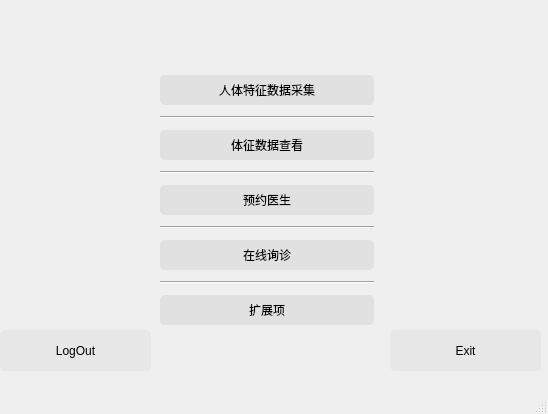
<?xml version="1.0" encoding="UTF-8"?>
<ui version="4.0">
 <class>FunctionWindow</class>
 <widget class="QMainWindow" name="FunctionWindow">
  <property name="geometry">
   <rect>
    <x>0</x>
    <y>0</y>
    <width>548</width>
    <height>414</height>
   </rect>
  </property>
  <property name="windowTitle">
   <string>MainWindow</string>
  </property>
  <widget class="QWidget" name="centralwidget">
   <widget class="QWidget" name="verticalLayoutWidget">
    <property name="geometry">
     <rect>
      <x>160</x>
      <y>70</y>
      <width>214</width>
      <height>260</height>
     </rect>
    </property>
    <layout class="QVBoxLayout" name="verticalLayout">
     <item>
      <widget class="QPushButton" name="dataButton">
       <property name="cursor">
        <cursorShape>PointingHandCursor</cursorShape>
       </property>
       <property name="styleSheet">
        <string notr="true">
QPushButton{
                   background-color:rgba(220,220,220,200);
                   border-style:outset;                                                             
                   border-radius:5px;                     
                   font: 75 15pt &quot;华文行楷&quot;;           
                   padding:6px;
                   }

                   QPushButton:pressed{
                   background-color:rgba(100,100,100,180);
                   border-color:rgba(100,100,100,30);
                   border-style:inset;
                   }
                   QPushButton:hover{
                   background-color:rgba(100,255,100,150);
                   border-color:rgba(255,255,255,200);
}
</string>
       </property>
       <property name="text">
        <string>人体特征数据采集</string>
       </property>
      </widget>
     </item>
     <item>
      <widget class="Line" name="line">
       <property name="orientation">
        <enum>Qt::Horizontal</enum>
       </property>
      </widget>
     </item>
     <item>
      <widget class="QPushButton" name="Login_2">
       <property name="cursor">
        <cursorShape>PointingHandCursor</cursorShape>
       </property>
       <property name="styleSheet">
        <string notr="true">
QPushButton{
                   background-color:rgba(220,220,220,200);
                   border-style:outset;                                                             
                   border-radius:5px;                     
                   font: 75 15pt &quot;华文行楷&quot;;           
                   padding:6px;
                   }

                   QPushButton:pressed{
                   background-color:rgba(100,100,100,180);
                   border-color:rgba(100,100,100,30);
                   border-style:inset;
                   }
                   QPushButton:hover{
                   background-color:rgba(100,255,100,150);
                   border-color:rgba(255,255,255,200);
}
</string>
       </property>
       <property name="text">
        <string>体征数据查看</string>
       </property>
      </widget>
     </item>
     <item>
      <widget class="Line" name="line_2">
       <property name="orientation">
        <enum>Qt::Horizontal</enum>
       </property>
      </widget>
     </item>
     <item>
      <widget class="QPushButton" name="Login_3">
       <property name="cursor">
        <cursorShape>PointingHandCursor</cursorShape>
       </property>
       <property name="styleSheet">
        <string notr="true">
QPushButton{
                   background-color:rgba(220,220,220,200);
                   border-style:outset;                                                             
                   border-radius:5px;                     
                   font: 75 15pt &quot;华文行楷&quot;;           
                   padding:6px;
                   }

                   QPushButton:pressed{
                   background-color:rgba(100,100,100,180);
                   border-color:rgba(100,100,100,30);
                   border-style:inset;
                   }
                   QPushButton:hover{
                   background-color:rgba(100,255,100,150);
                   border-color:rgba(255,255,255,200);
}
</string>
       </property>
       <property name="text">
        <string>预约医生</string>
       </property>
      </widget>
     </item>
     <item>
      <widget class="Line" name="line_3">
       <property name="orientation">
        <enum>Qt::Horizontal</enum>
       </property>
      </widget>
     </item>
     <item>
      <widget class="QPushButton" name="Login_5">
       <property name="cursor">
        <cursorShape>PointingHandCursor</cursorShape>
       </property>
       <property name="styleSheet">
        <string notr="true">
QPushButton{
                   background-color:rgba(220,220,220,200);
                   border-style:outset;                                                             
                   border-radius:5px;                     
                   font: 75 15pt &quot;华文行楷&quot;;           
                   padding:6px;
                   }

                   QPushButton:pressed{
                   background-color:rgba(100,100,100,180);
                   border-color:rgba(100,100,100,30);
                   border-style:inset;
                   }
                   QPushButton:hover{
                   background-color:rgba(100,255,100,150);
                   border-color:rgba(255,255,255,200);
}
</string>
       </property>
       <property name="text">
        <string>在线询诊</string>
       </property>
      </widget>
     </item>
     <item>
      <widget class="Line" name="line_4">
       <property name="orientation">
        <enum>Qt::Horizontal</enum>
       </property>
      </widget>
     </item>
     <item>
      <widget class="QPushButton" name="Login_4">
       <property name="cursor">
        <cursorShape>PointingHandCursor</cursorShape>
       </property>
       <property name="styleSheet">
        <string notr="true">
QPushButton{
                   background-color:rgba(220,220,220,200);
                   border-style:outset;                                                             
                   border-radius:5px;                     
                   font: 75 15pt &quot;华文行楷&quot;;           
                   padding:6px;
                   }

                   QPushButton:pressed{
                   background-color:rgba(100,100,100,180);
                   border-color:rgba(100,100,100,30);
                   border-style:inset;
                   }
                   QPushButton:hover{
                   background-color:rgba(100,255,100,150);
                   border-color:rgba(255,255,255,200);
}
</string>
       </property>
       <property name="text">
        <string>扩展项</string>
       </property>
      </widget>
     </item>
    </layout>
   </widget>
   <widget class="QPushButton" name="Exit">
    <property name="geometry">
     <rect>
      <x>390</x>
      <y>330</y>
      <width>151</width>
      <height>41</height>
     </rect>
    </property>
    <property name="cursor">
     <cursorShape>PointingHandCursor</cursorShape>
    </property>
    <property name="styleSheet">
     <string notr="true">
QPushButton{
                   background-color:rgba(220,220,220,120);
                   border-style:outset;                                                             
                   border-radius:5px;                     
                   font: 75 15pt &quot;华文行楷&quot;;           
                   padding:6px;
                   }

                   QPushButton:pressed{
                   background-color:rgba(100,100,100,180);
                   border-color:rgba(100,100,100,30);
                   border-style:inset;
                   }
                   QPushButton:hover{
                   background-color:rgba(100,255,100,100);
                   border-color:rgba(255,255,255,200);
}
</string>
    </property>
    <property name="text">
     <string>Exit</string>
    </property>
   </widget>
   <widget class="QPushButton" name="Logout">
    <property name="geometry">
     <rect>
      <x>0</x>
      <y>330</y>
      <width>151</width>
      <height>41</height>
     </rect>
    </property>
    <property name="cursor">
     <cursorShape>PointingHandCursor</cursorShape>
    </property>
    <property name="styleSheet">
     <string notr="true">
QPushButton{
                   background-color:rgba(220,220,220,120);
                   border-style:outset;                                                             
                   border-radius:5px;                     
                   font: 75 15pt &quot;华文行楷&quot;;           
                   padding:6px;
                   }

                   QPushButton:pressed{
                   background-color:rgba(100,100,100,180);
                   border-color:rgba(100,100,100,30);
                   border-style:inset;
                   }
                   QPushButton:hover{
                   background-color:rgba(100,255,100,100);
                   border-color:rgba(255,255,255,200);
}
</string>
    </property>
    <property name="text">
     <string>LogOut</string>
    </property>
   </widget>
  </widget>
  <widget class="QMenuBar" name="menubar">
   <property name="geometry">
    <rect>
     <x>0</x>
     <y>0</y>
     <width>548</width>
     <height>26</height>
    </rect>
   </property>
  </widget>
  <widget class="QStatusBar" name="statusbar"/>
 </widget>
 <resources/>
 <connections/>
</ui>
